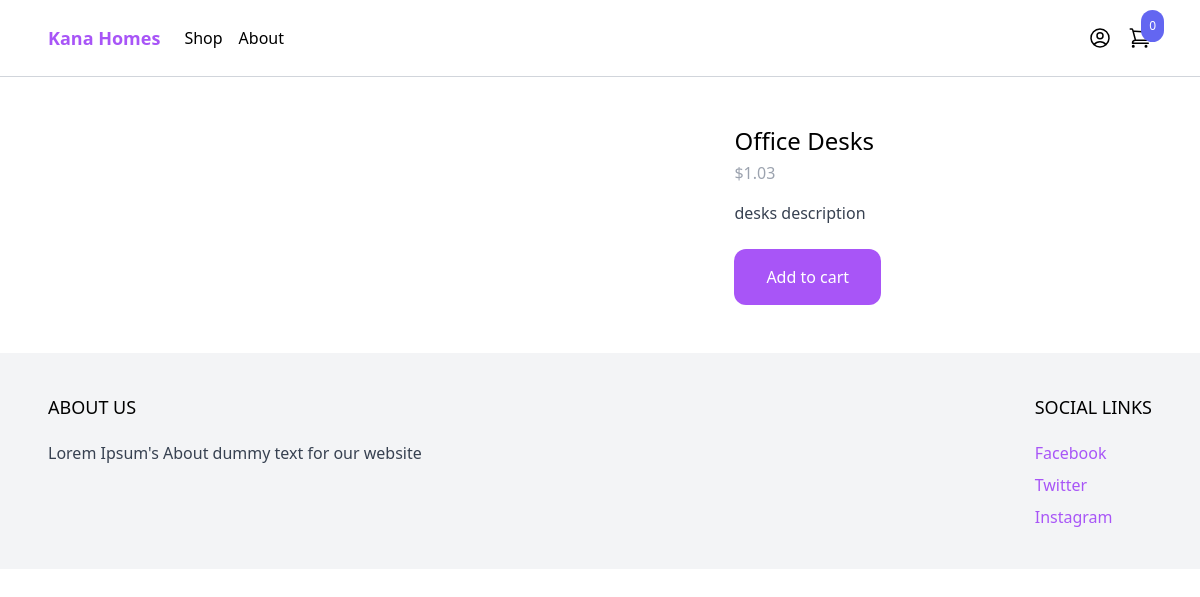
Before: /shop/desks/ with the older database file.
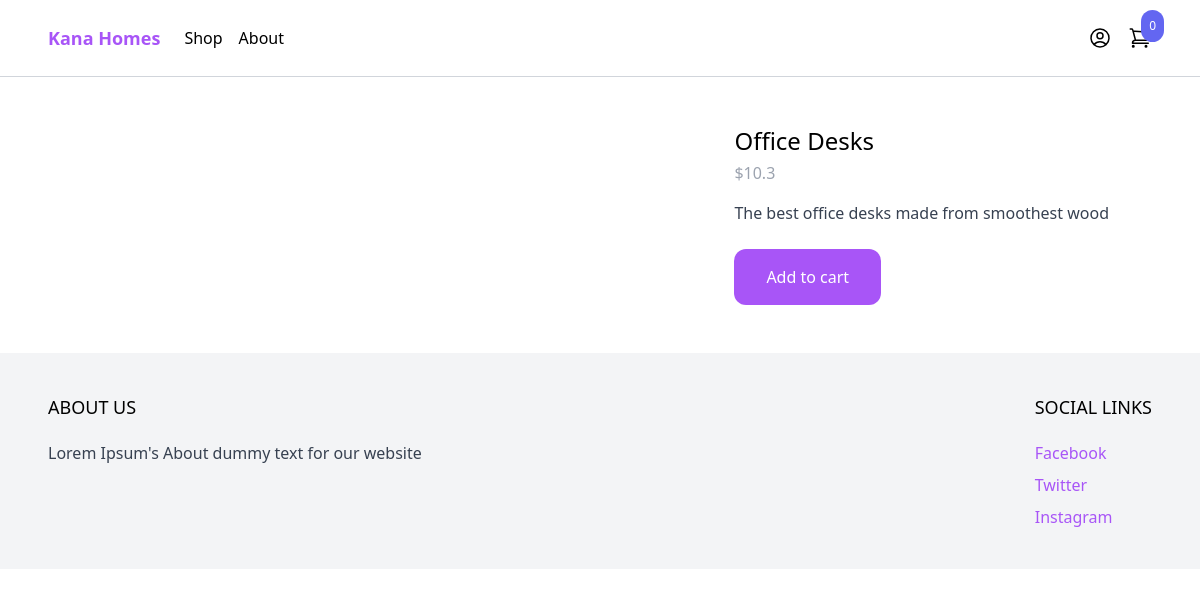
After: the same page with the newer database file.
### product/models.py (models this page shows, shortened)
class Product(models.Model):
    category = models.ForeignKey(Category, related_name='products', on_delete=models.CASCADE)
    name = models.CharField(max_length=255)
    slug = models.SlugField()
    description = models.TextField(blank=True, null=True)
    price = models.IntegerField()
    created_at = models.DateTimeField(auto_now_add=True)
    image = models.ImageField(upload_to='uploads/', blank=True, null=True)
    thumbnail = models.ImageField(upload_to='uploads/', blank=True, null=True)
    class Meta:
        ordering = ('-created_at',)
    def get_display_price(self):
        return self.price / 100

### product/views.py (the view)
# urls.py: path('shop/<slug:slug>/', product, name='product'), #This means that we want slug to be a dynamic part of the url, so here we expect a slug and we give it a name of slug
def product(request, slug): #we want to also accept a slug and then get a product from the db based on the product we're on
    product = get_object_or_404(Product, slug=slug)
    return render(request, 'product/product.html', {'product': product})

### cart/cart.py (called while the page is built)
    def __len__(self):
        return sum(item['quantity'] for item in self.cart.values())

### cart/content_processors.py (called while the page is built)
def cart(request):
    return {'cart': Cart(request)}

### product/templates/product/product.html (shortened to what this page needs)
{% extends 'core/base.html' %}
{% block content%}
<div class="max-w-6xl mx-auto flex flex-wrap py-6 px-6 xl:px-0">
    <div class="images w-full mb-6 lg:mb-0 lg:w-3/5">
    </div>
    <div class="information w-full lg:w-2/5 lg:p-6">
        <h1 class="text-2xl">
            {{ product.name }}
        </h1>
        <p class="mt-1 text-gray-400">
            ${{ product.get_display_price }}
        </p>
        {% if product.description %}
            <p class="mt-4 text-gray-700">
            {{ product.description}}
            </p>
        {% endif %}
        <a href="#" class="mt-6 inline-block px-8 py-4 rounded-xl bg-purple-500 text-white hover:bg-purple-700"
        hx-get="{% url 'add_to_cart' product.id %}"
        hx-target="#menu_cart_button"
        hx-swap="outerHTML"
        >
            Add to cart
        </a>
    </div>
</div>
{% endblock %}

Changed rows visible on the page:
changed Product "Office Desks": get_display_price "1.03" → "10.3"; description "desks description" → "The best office desks made from smoothest wood"
